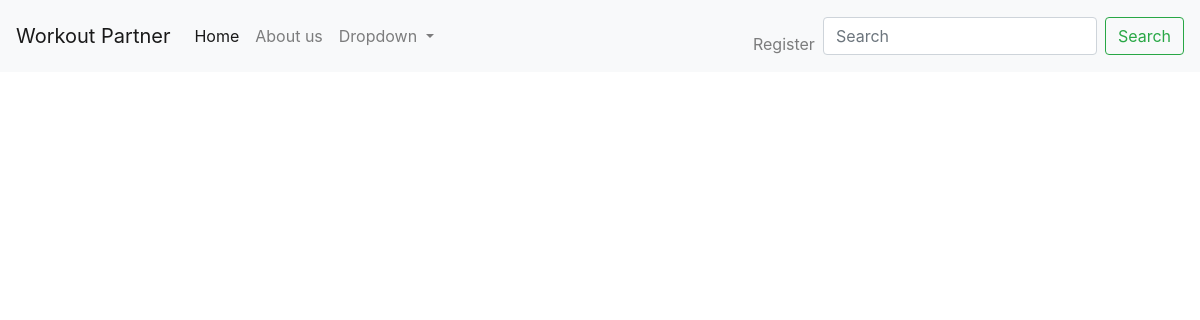
The app's page /tracker/workout/, older data.
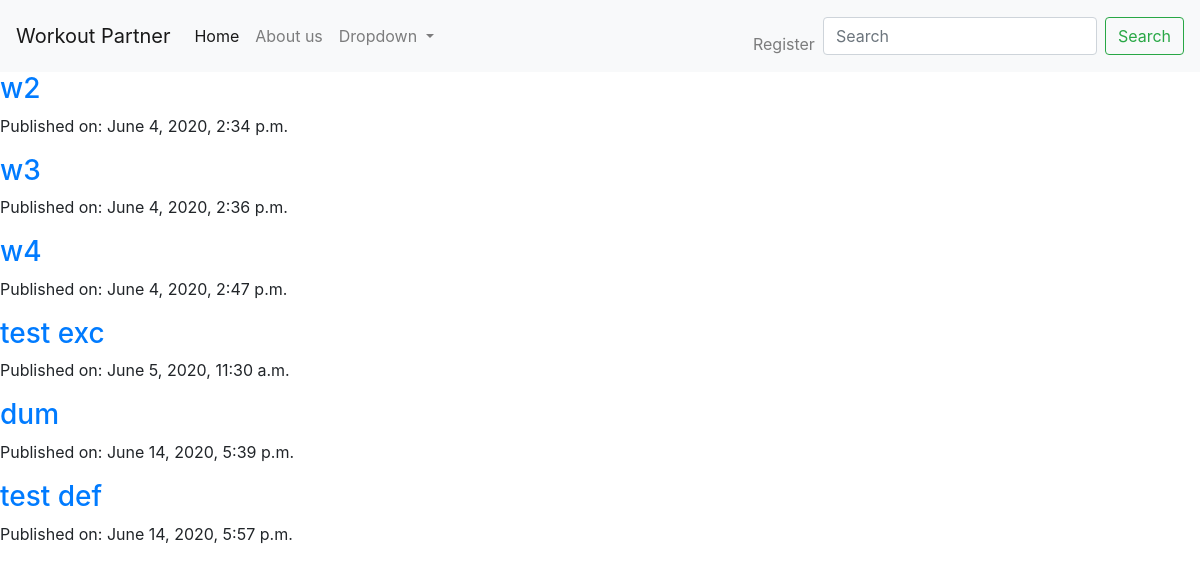
The same page, newer data.
### tracker/models.py (models this page shows, shortened)
class Workout(models.Model):
    Name = models.CharField(max_length=100)
    Creator = models.ForeignKey('Lifter', on_delete=models.PROTECT)
    creation_date = models.DateTimeField(default=timezone.now)
    exercise = models.ManyToManyField('Exercise', blank=True, null=True, through='WorkoutExercise', related_name='exc')
    is_published = models.BooleanField(default=False)

### tracker/views.py (the view)
# urls.py: path('workout/', views.WorkoutListView.as_view(), name='home'),
class WorkoutListView(ListView):
    model = Workout
    template_name = 'workout/workout_list.html'
    def get_queryset(self):
        return Workout.objects.filter(is_published=True)

### tracker/templates/tracker/workout/workout_list.html
{% extends 'base.html' %}
{% block content %}
{% for workout in workout_list %}
<div>
    <div class="">
    <h3>
        <a href="{% url 'workout_detail' id=workout.pk%}">{{workout.Name}}</a>
    </h3>
    </div>
    <div>
        <p>Published on: {{workout.creation_date}}</p>
    </div>
</div>
{% endfor %}
{% endblock %}

Row changes from the older to the newer data that the page shows:
added Workout: Name "w2", creation_date "June 4, 2020, 2:34 p.m."
added Workout: Name "w3", creation_date "June 4, 2020, 2:36 p.m."
added Workout: Name "w4", creation_date "June 4, 2020, 2:47 p.m."
added Workout: Name "test exc", creation_date "June 5, 2020, 11:30 a.m."
added Workout: Name "dum", creation_date "June 14, 2020, 5:39 p.m."
added Workout: Name "test def", creation_date "June 14, 2020, 5:57 p.m."
